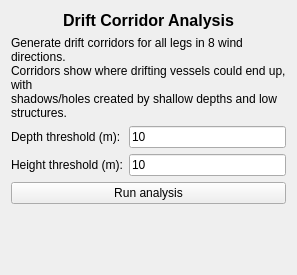
        <widget class="QWidget" name="analyse_drift_tab">
         <attribute name="title">
                    <string>Drift Analysis</string>
         </attribute>
         <layout class="QVBoxLayout" name="verticalLayout_9">
          <item>
           <widget class="QLabel" name="label_drift_title">
            <property name="font">
             <font>
              <pointsize>12</pointsize>
              <weight>75</weight>
              <bold>true</bold>
             </font>
            </property>
            <property name="text">
             <string>Drift Corridor Analysis</string>
            </property>
            <property name="alignment">
             <set>Qt::AlignCenter</set>
            </property>
           </widget>
          </item>
          <item>
           <widget class="QLabel" name="label_drift_description">
            <property name="text">
             <string>Generate drift corridors for all legs in 8 wind directions.
Corridors show where drifting vessels could end up, with
shadows/holes created by shallow depths and low structures.</string>
            </property>
            <property name="wordWrap">
             <bool>true</bool>
            </property>
           </widget>
          </item>
          <item>
           <layout class="QFormLayout" name="formLayout_drift">
            <item row="0" column="0">
             <widget class="QLabel" name="label_depth_threshold">
              <property name="text">
               <string>Depth threshold (m):</string>
              </property>
             </widget>
            </item>
            <item row="0" column="1">
             <widget class="QLineEdit" name="leDepthThreshold">
              <property name="text">
               <string>10</string>
              </property>
              <property name="toolTip">
               <string>Depths shallower than this create shadows (grounding risk)</string>
              </property>
             </widget>
            </item>
            <item row="1" column="0">
             <widget class="QLabel" name="label_height_threshold">
              <property name="text">
               <string>Height threshold (m):</string>
              </property>
             </widget>
            </item>
            <item row="1" column="1">
             <widget class="QLineEdit" name="leHeightThreshold">
              <property name="text">
               <string>10</string>
              </property>
              <property name="toolTip">
               <string>Structures lower than this create shadows (allision risk)</string>
              </property>
             </widget>
            </item>
           </layout>
          </item>
          <item>
           <widget class="QPushButton" name="pbRunDriftAnalysis">
            <property name="text">
                         <string>Run analysis</string>
            </property>
            <property name="toolTip">
             <string>Generate 8 drift corridors per leg direction (16 per leg)</string>
            </property>
           </widget>
          </item>
          <item>
           <widget class="QLabel" name="label_drift_status">
            <property name="text">
             <string/>
            </property>
           </widget>
          </item>
          <item>
           <spacer name="verticalSpacer_drift">
            <property name="orientation">
             <enum>Qt::Vertical</enum>
            </property>
            <property name="sizeHint" stdset="0">
             <size>
              <width>20</width>
              <height>40</height>
             </size>
            </property>
           </spacer>
          </item>
         </layout>
        </widget>
